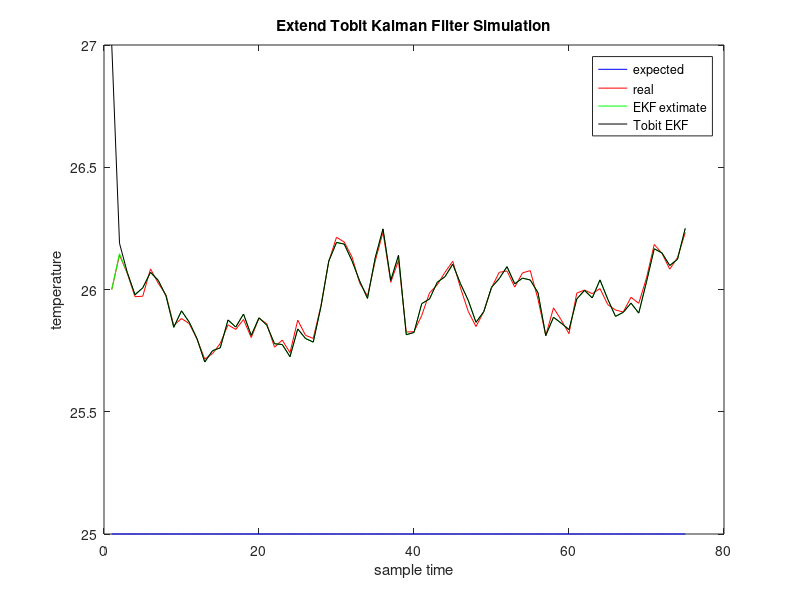
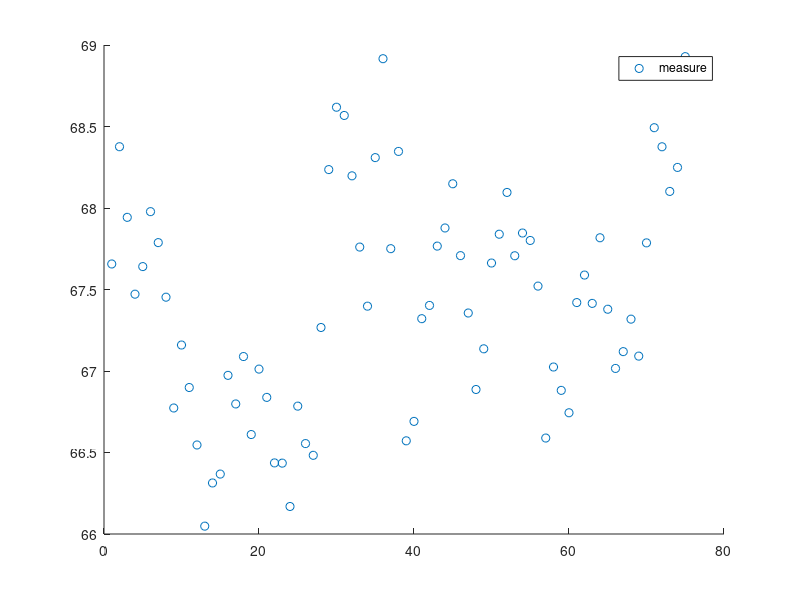

Source code (MATLAB) for these figures, in order:
%%%TCD 2020/2/7
%%%%%%%%%%%%%%%%%%%%%%%%%%%%%%%%%%%%%%%%%%%%%%%%%%%%%%%%%%%%%%%%%%%%%%%%%%
%  函数功能：标量非线性系统扩展Kalman滤波问题
%  状态函数：X(k+1)=X(k) +w(k)
%  观测方程：Z（k）=X(k)^2/10 +v(k)
%%%%%%%%%%%%%%%%%%%%%%%%%%%%%%%%%%%%%%%%%%%%%%%%%%%%%%%%%%%%%%%%%%%%%%%%%%
clc;clear all;
T=75;%采样点
CON=25;%室内温度理论值
Xexpect=CON*ones(1,T);%期望温度
%噪声
Q=0.01;%状态噪声
R=0.01;%观测噪声
w=sqrt(Q)*randn(1,T);
v=sqrt(R)*randn(1,T);
CUT=65;%观测截断值

%初始化
x=zeros(1,T);
x(1)=26;%初始化真实状态值
y=zeros(1,T);
y(1)=x(1)^2/10+v(1);%初始化观测值
P0=0.01;%初始化协方差
Xekf=zeros(1,T);
Xekf(1)=x(1);%初始化kalmam输出初始值

%%%%模拟真实值和观测值
for k=2:T
    x(k)=x(k-1)+w(k-1);
    y(k)=x(k)^2/10+v(k);
    if y(k)<=CUT
        y(k)=CUT;
    end
end

%标准ekf滤波
for k=2:T
    Xn=1*Xekf(k-1);%预测值
    F=1;
    P=F*P0*F'+Q;%%协方差预测
    
    Zn=Xn^2/10;%测量值预测
    H=Xn/5;%观测系数
    
    K=P*H'*inv(H*P*H'+R);%kalman增益
    Xekf(k)=Xn+K*(y(k)-Zn);%状态更新
    P0=(eye(1)-K*H)*P;%%协方差矩阵更新
end

%Tobit ekf滤波
P0_T=P0;
Xekf_T=zeros(1,T);
Xekf_T(1)=x(1)+1;%初始化Tobit ekf
for k=2:T
    Xn_T=1*Xekf_T(k-1);%预测值
    F=1;
    P_T=F*P0_T*F'+Q;%%协方差预测
    
    Zn_T=Xn_T^2/10;%测量值预测
    H_T=Xn_T/5;%观测系数
    q=(Zn_T-CUT)/sqrt(R);%中间变量
    int_pr=cdf('normal',(Zn_T-CUT)/sqrt(R),0,1);%大于截断值的概率
    int_Pr=1-int_pr;%小于截断值的概率
    Pr= normpdf((Zn_T-CUT)/sqrt(R),0,1);%点的概率值
    lamada=Pr/(int_pr);
    Zn1_T=int_pr*(Zn_T+sqrt(R)*lamada)+int_Pr*CUT;%测量值预测更新
    %求kalman增益
    E_Pr=int_pr;%E(p)
    E_Pv=R*(1-lamada*(lamada+q));%E(pvvp)
    Rxy=P_T*H_T'*E_Pr;Ryy=E_Pr*H_T*P_T*H_T'*E_Pr+E_Pv;
    K_T=Rxy*inv(Ryy);
    %%%
    Xekf_T(k)=Xn_T+K_T*(y(k)-Zn1_T);%状态更新
    P0_T=(eye(1)-E_Pr*K_T*H_T)*P_T;%%协方差矩阵更新
end

Xstd=zeros(1,T);
Xstd_T=zeros(1,T);
for k=1:T
    Xstd(k)=abs( Xekf(k)-x(k) );%EKF真实值与估计值偏差
    Xstd_T(k)=abs( Xekf_T(k)-x(k) );%Tobit EKF真实值与估计值偏差
end
t=1:T;
figure('Name','Extend Tobit EKF Filter Simulation','NumberTitle','off');
plot(t,Xexpect,'-b',t,x,'-r',t,Xekf,'-g',t,Xekf_T,'k');
% axis([1,N,24,40]);
legend('expected','real','EKF extimate','Tobit EKF');         
xlabel('sample time');
ylabel('temperature');
title('Extend Tobit Kalman Filter Simulation');
figure('Name','measure','NumberTitle','off');
scatter(t,y);
legend('measure');
